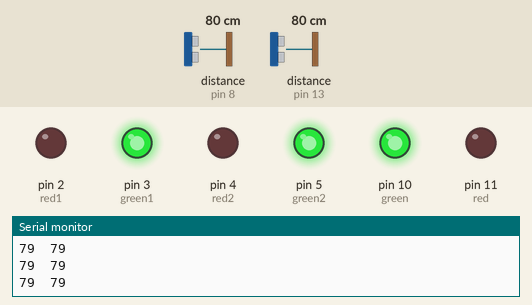
The sketch below on a simulated Arduino Uno, built with avr-gcc and run on an emulated ATmega328P. Shown: output pins drawn as LEDs (lit = HIGH), the last lines printed to the serial monitor. Wiring (inferred from the names in the program): 2 × ultrasonic range finder: trigger pin 9, echo pin 8 / trigger pin 12, echo pin 13. The inputs (shaded band) are chosen by the test bench; at power-on: distance to the obstacle (sensors on pin 8, pin 13) 80 cm. The echo pulse lasts 58.3 µs per cm; pins used as bus, display or sensor lines are not drawn.

Above: at 1.2 s.
1.3 s: distance to the obstacle (sensor on pin 8) set to 18 cm
4.3 s: distance to the obstacle (sensor on pin 8) set to 14 cm
At 4.8 s:
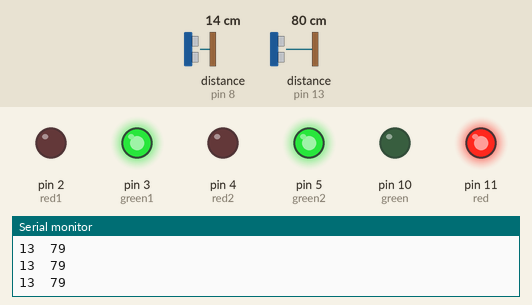
5.8 s: distance to the obstacle (sensor on pin 13) set to 19 cm
7.3 s: distance to the obstacle (sensor on pin 13) set to 15 cm
At 8.2 s:
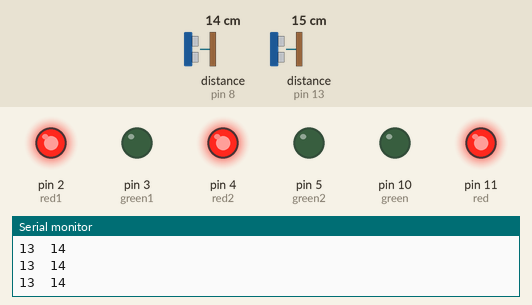
8.8 s: distance to the obstacle (sensor on pin 8) set to 35 cm
At 9.5 s:
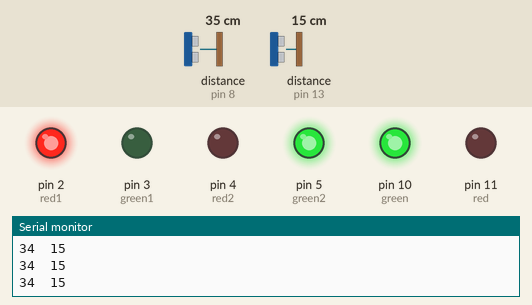
10.3 s: distance to the obstacle (sensor on pin 8) set to 2 cm
At 11.6 s:
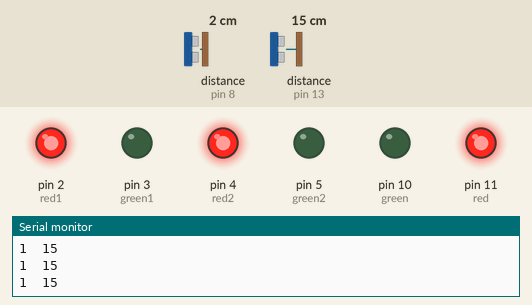
Timing chart, 0 to 12.8 s (numbered marks = the images above; inputs shaded):
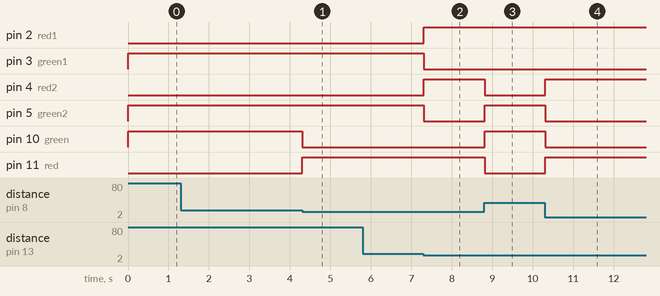

Measured:
- the behaviour switches between 17 and 16 cm on distance to the obstacle (sensor on pin 8) (found by bisection; images 0 and 1)
- the behaviour switches between 17 and 16 cm on distance to the obstacle (sensor on pin 13) (found by bisection; images 1 and 2)
- after the input at 4.3 s, pin 10 (green): HIGH → LOW at once; pin 11 (red): LOW → HIGH at once
- after the input at 7.3 s, pin 2 (red1), pin 4 (red2): LOW → HIGH at once; pin 3 (green1), pin 5 (green2): HIGH → LOW at once
- after the input at 8.8 s, pin 4 (red2), pin 11 (red): HIGH → LOW at once; pin 5 (green2), pin 10 (green): LOW → HIGH at once
- after the input at 10.3 s, pin 4 (red2), pin 11 (red): LOW → HIGH at once; pin 5 (green2), pin 10 (green): HIGH → LOW at once

The sketch:

ultra.io.ino
```cpp
int red = 11;//sensor1
int green = 10;//sensor1
int red1= 2;//sensor2
int green1=3;//sensor2
int trigPin = 9;
int echoPin = 8;
int trigPin1 = 12;
int echoPin1 = 13;
int red2=4;
int green2=5;
int duration1, distance1;
int duration, distance;


void setup() {
  Serial.begin (9600);
  pinMode(trigPin, OUTPUT);
  pinMode(echoPin, INPUT);
  pinMode(trigPin1, OUTPUT);
  pinMode(echoPin1, INPUT);
  /*#pinMode(trigPin3, OUTPUT);
  #pinMode(echoPin3, INPUT);*/
  pinMode(red, OUTPUT);
  pinMode(green, OUTPUT);
  pinMode(red1, OUTPUT);
  pinMode(green1,OUTPUT);
  pinMode(red2,OUTPUT);
  pinMode(green2,OUTPUT);

}

void loop() {
  int duration, distance;
  //First Sensor
  digitalWrite (trigPin, HIGH);
  delayMicroseconds (10);
  digitalWrite (trigPin, LOW);
  duration = pulseIn (echoPin, HIGH);
  distance = (duration/2) / 29.1;
  Serial.print(distance);
  Serial.print("\t");

//Second sensor
  digitalWrite (trigPin1, HIGH);
  delayMicroseconds (10);
  digitalWrite (trigPin1, LOW);
  duration1 = pulseIn (echoPin1, HIGH);
  distance1 = (duration1/2) / 29.1;

  Serial.print(distance1);
  Serial.print("\n");

    if (distance <=15 && distance1 > 15) {  // Change the number for long or short distances.
      digitalWrite (red, HIGH);
      digitalWrite(green,LOW);
      digitalWrite (red1, LOW);
      digitalWrite(green1,HIGH);
      digitalWrite (red2, LOW);
      digitalWrite(green2, HIGH);
    }
    else if (distance > 15 && distance1 <= 15) {  // Change the number for long or short distances.
      digitalWrite (red, LOW);
      digitalWrite(green,HIGH);
      digitalWrite (red1, HIGH);
      digitalWrite(green1,LOW);
      digitalWrite (red2, LOW);
      digitalWrite(green2,HIGH);
    }
    else if(distance <= 15 && distance1 <= 15)
    {
      digitalWrite (red, HIGH);
      digitalWrite(green,LOW);
      digitalWrite (red1, HIGH);
      digitalWrite(green1,LOW);
      digitalWrite (red2, HIGH);
      digitalWrite(green2,LOW);
    }
    else
    {
      digitalWrite (red, LOW);
      digitalWrite(green,HIGH);
      digitalWrite (red1, LOW);
      digitalWrite(green1,HIGH);
      digitalWrite (red2, LOW);
      digitalWrite(green2,HIGH);
    }
}
```
